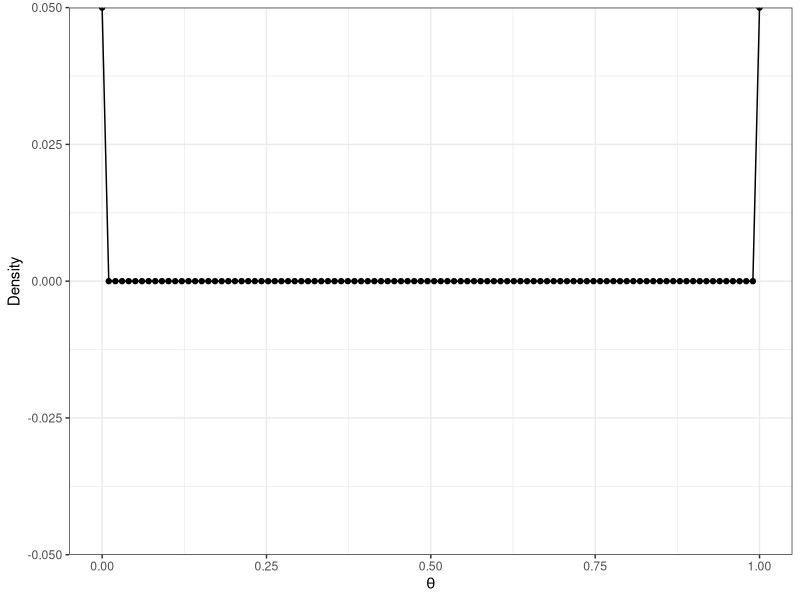
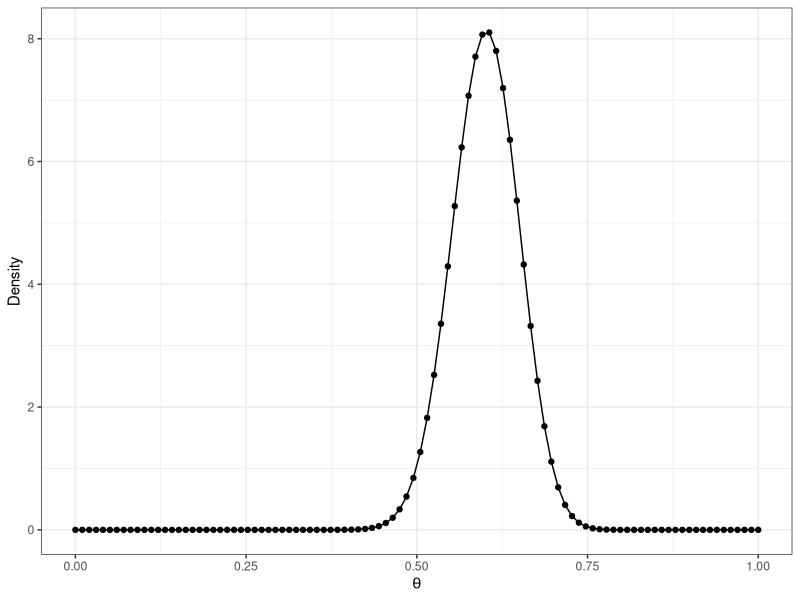
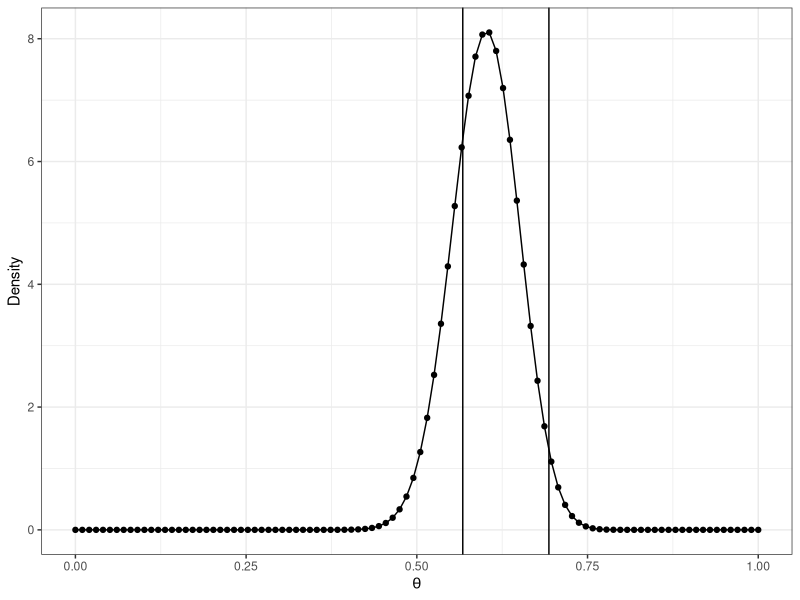
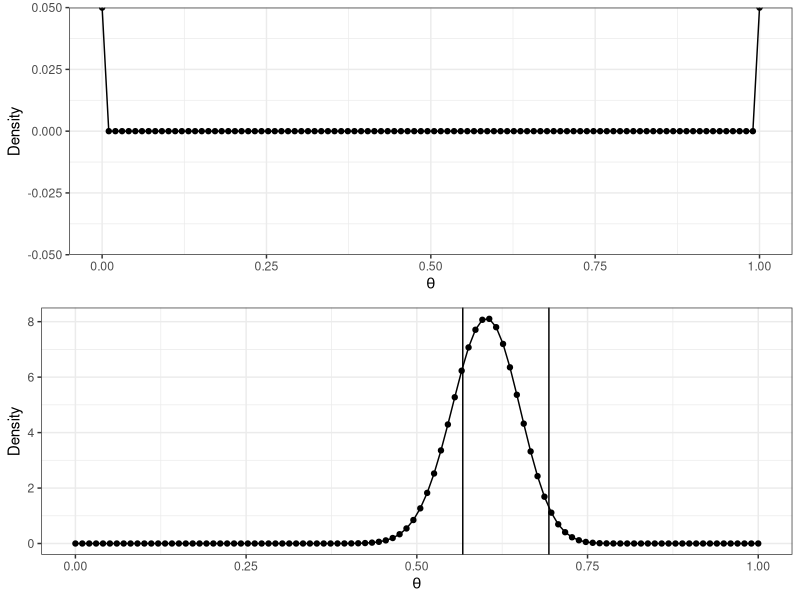
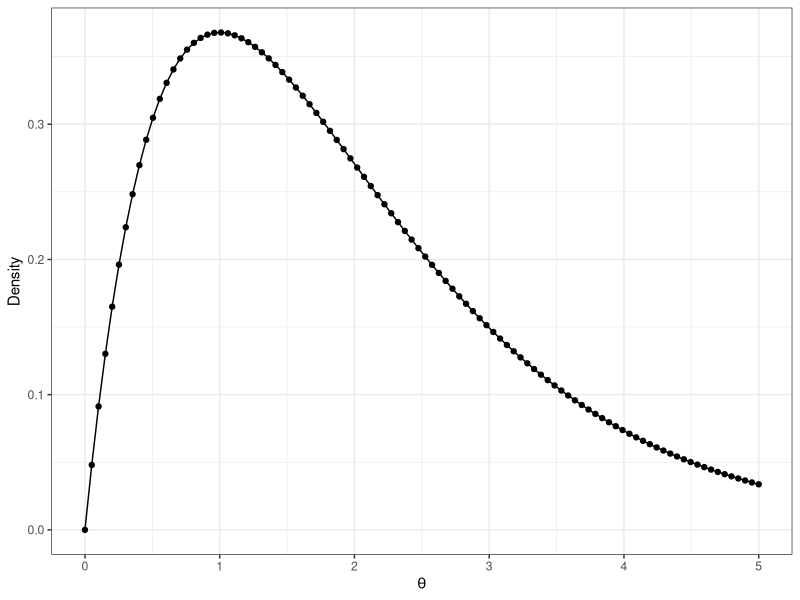
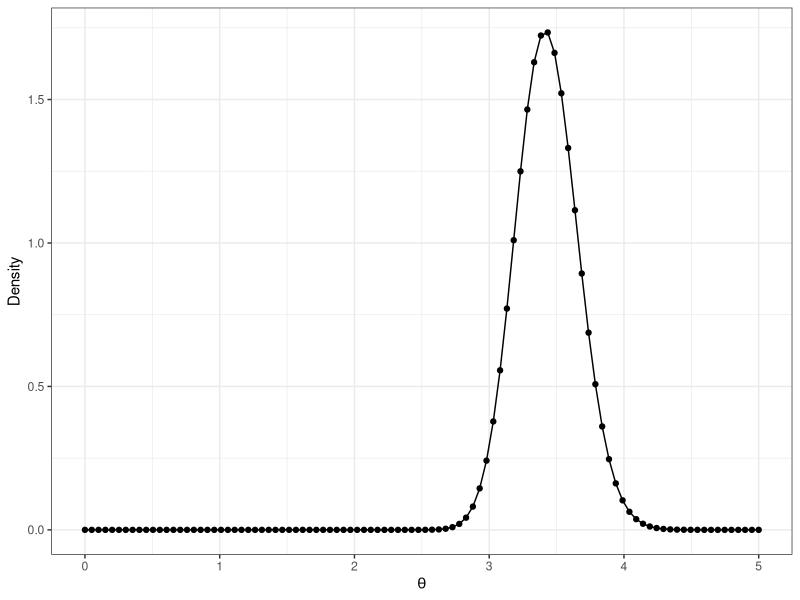
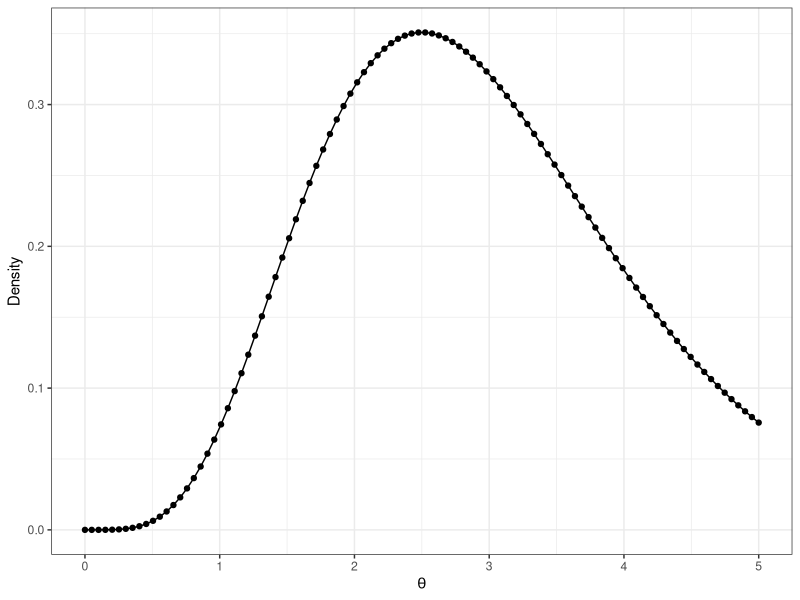
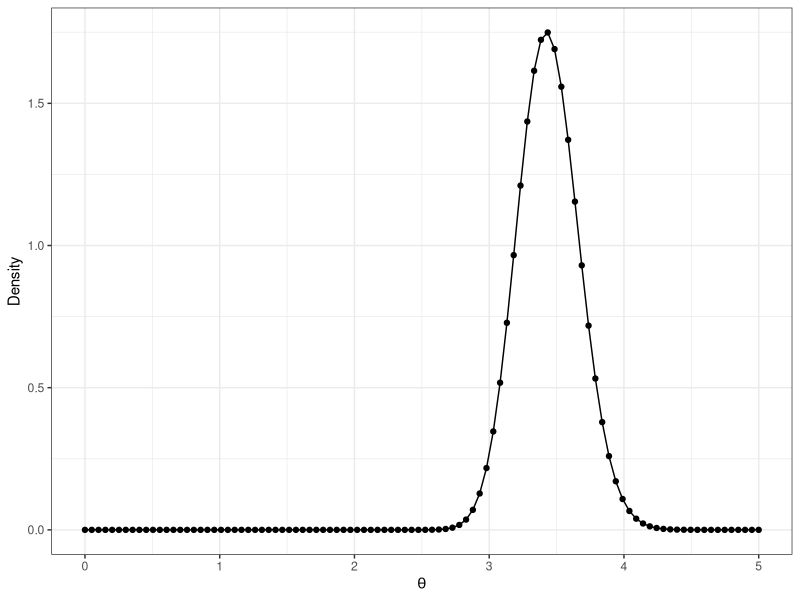

Write R code to recreate these figures, in order.
################################
# Univariate Modelling
# Instructions: Fill in the blanks [?]
# Edited by Kyle Chan
################################

################################### The Posterior Probability ##################

# Almost all Bayesian models focus on using the Bayes' rule to acquire the posterior probability.
# Center to Bayesian methods is the posterior probability $Pr(\theta|X)$, where $\theta$ is some unknown parameter in the model.
# Example of $\theta$ : $\lambda$ in the Poisson Distn., p in the Bernuolli Distn.
# The quantity $Pr(\theta|X)$ is given by the following:
# Pr(\theta|X) = \frac{p(\theta) L(\theta|X)}{\int_\Theta p(\theta) L(\theta|X) d\theta}
# where Large \Theta denotes the set of all $\thetas$, $\theta \in \Theta$. 
#There might be multiple thetas when we are modelling based on a multivariate distn. (e.g. the Multivariate Normnal)

#In words, what we observe from this quantity is that $Pr(\theta |X) \propto p(\theta)L(\theta|X)$.
#Why? note that RHS has both p(\theta)L(\theta|X), so the posterior quantity must be proportional to $p(\theta)L(\theta|X)$.

#In plain English: the Posterior Probability is proportional to the Prior * the Likelihood function

############################ Conjugation : Finding the Posterior Probability ####
# Problem: we begin with a joint distribution (e.g. Bernuolli - f(y,p)).
# We need to arrive at the posterior probability f(p|y).

# By definition of the posterior, we need the following: f(p|y) = f(y,p) / f(y)
# f(y,p) = f(y|p)f(p)
  #-> $[nCy * p^y (1-p)^{n-y}]$ * $\frac{\Gamma(A+B)}{\Gamma(A)\Gamma(B} *p^{A-1} (1-p)^{B-1}$

# f(y) = Integrate f(y,p) w.r.t. p ("Doing the Integral without doing calculus", Why? Because a large part of the
#Integral is evaluated on a constant!)

# then compute f(p|y) -> Conjugate of the Bernuolli: p|y ~beta(y+A, n-y+B) (see Hoff Ch.2-3 for the example of the Uniform Distn.;
#formal definition on p.38)


#################### [?] Ex.1 The Bernuolli Model ##########################################
# Suppose you conducted 100 randomized experiment, where 60 of them gave you the results that you were expecting.
# Suppose you have no idea what the prior distribution should look like, so you used the prior set [0,0].


# A. Plot the prior distribution.
library(ggplot2)
a <- 0 ; b <-0 #prior
n <- 100; y<-60 #data
theta <- seq(0,1, length=100) #all possible theta values to consider
prior <- dbeta(theta, a,b)
plotdat <- data.frame(theta = theta,
                      prior = prior)
pri_plot <- ggplot(plotdat, aes(x=theta, y=prior))+
  geom_point()+
  geom_line()+
  theme_bw()+
  xlab(expression(theta))+
  ylab("Density")
pri_plot

# B. Plot the posterior distribution.

posterior <- dbeta(theta, a+y, b+n-y)
plotdat <- data.frame(theta = theta,
                      post = posterior)
post_plot <- ggplot(plotdat, aes(x=theta, y=post))+
  geom_point()+
  geom_line()+
  theme_bw()+
  xlab(expression(theta))+
  ylab("Density")

post_plot

# C. Compute the 95% confidence interval of the probability of observing a successful experiment. 
qbeta(c(0.25,.975), a+y,b+n-y)

# D. Plot the Highest Posterior Density (HPD) region.
bounds <- qbeta(c(0.25,.975), a+y,b+n-y)

post_hpd <- post_plot +
  geom_vline(xintercept=bounds[1])+
  geom_vline(xintercept=bounds[2])
  
post_hpd

# E. Juxtapose the Prior and the Posterior plots. How confident are you in finding successful results after the update?
library(gridExtra)
grid.arrange(pri_plot, post_hpd)  

#################### [?] Ex.2 The Poisson Model ##########################################
# Suppose an IR researcher is modelling the frequency of militarized-interstate disputes (MIDs) involving the United States between 1946 - 2010 in each year.
# She does not know very much what priors she should use, so she started by assuming a prior set of [2,1].


# A. Plot the Prior Distribution.
mid <- read.csv("mid-usa.csv")
mid <- mid[,2:3]
a <- 2; b <- 1 #prior
n1 <- nrow(mid); mid <- mid[,"Freq"]
y <- sum(mid)
theta <- seq(from=0,to=5, length=100)

prior <- dgamma(theta, a,b)
plotdat <- data.frame(theta = theta,
                      prior = prior)
pri_plot <- ggplot(plotdat, aes(x=theta, y=prior))+
  geom_point()+
  geom_line()+
  theme_bw()+
  xlab(expression(theta))+
  ylab("Density")
pri_plot

# B. Plot the Posterior Distribution.
posterior <- dgamma(theta, a+y, b+n1)
plotdat <- data.frame(theta = theta,
                      post = posterior)
post_plot <- ggplot(plotdat, aes(x=theta, y=post))+
  geom_point()+
  geom_line()+
  theme_bw()+
  xlab(expression(theta))+
  ylab("Density")

post_plot

# C. Find the 95% Posterior Confidence Interval of Lambda.
stats::qgamma(c(.025 ,.975),a+y, b+n1)

# D. A colleague complained that the prior parameters creates a prior distribution too flat.
# He said that there is no way that the US would start only around 1 war every year, reflecting on history.
# He argued that the shape of the prior distribution should be centered more around a lambda between 2 or 3.
# Revise the prior probabilities and re-compute the posterior distribution of theta, allowing the prior to center around a value between 2-3.

#Hint: the shape and scale of the gamma is deteremined by shape parameter a and scale parameter 1/b. See : https://en.wikipedia.org/wiki/Gamma_distribution for details.

a<-6; b<-2
prior <- dgamma(theta, a,b)
plotdat <- data.frame(theta = theta,
                      prior = prior)
pri_plot2 <- ggplot(plotdat, aes(x=theta, y=prior))+
  geom_point()+
  geom_line()+
  theme_bw()+
  xlab(expression(theta))+
  ylab("Density")
pri_plot2

posterior <- dgamma(theta, a+y, b+n1)
plotdat <- data.frame(theta = theta,
                      post = posterior)
post_plot2 <- ggplot(plotdat, aes(x=theta, y=post))+
  geom_point()+
  geom_line()+
  theme_bw()+
  xlab(expression(theta))+
  ylab("Density")

post_plot2

# E. Juxtapose the prior and posterior distributions of part B & D, to see the impact of changing the priors.
# Is your colleague's concerns justified?

#No. The Conjugate allows us to recover pretty much the same posterior distribution.

pri_plot <- pri_plot + labs(title="a=2, b=1, Prior")
post_plot <- post_plot + labs(title="a=2, b=1, Posterior")
pri_plot2 <- pri_plot2 + labs(title="a=6, b=2, Prior")
post_plot2 <- post_plot2 + labs(title="a=6, b=2, Posterior")

grid.arrange(pri_plot, post_plot, pri_plot2, post_plot2)

# F. Compute the updated mean of the Poisson Distribution, and conclude your findings.
(a+y)/(b+n1)

# Upon observing the data, we believe that the frequency of MIDs involving the US between 1945 and 2010 is ~Poisson(3.44).